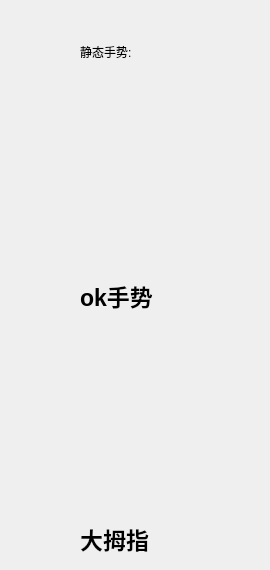
            <widget class="QWidget" name="page">
             <widget class="QWidget" name="verticalLayoutWidget">
              <property name="geometry">
               <rect>
                <x>80</x>
                <y>30</y>
                <width>181</width>
                <height>531</height>
               </rect>
              </property>
              <layout class="QVBoxLayout" name="verticalLayout_6">
               <property name="spacing">
                <number>200</number>
               </property>
               <item>
                <widget class="QLabel" name="label_11">
                 <property name="styleSheet">
                  <string notr="true">font: 30px &quot;微软雅黑&quot;;
color: rgb(0, 0, 0);
qproperty-alignment: 'AlignCenter';</string>
                 </property>
                 <property name="text">
                  <string>静态手势:</string>
                 </property>
                </widget>
               </item>
               <item>
                <widget class="QLabel" name="label_8">
                 <property name="styleSheet">
                  <string notr="true">font: bold 23px;
color: rgb(0, 0, 0);
qproperty-alignment: 'AlignCenter';</string>
                 </property>
                 <property name="text">
                  <string>ok手势</string>
                 </property>
                </widget>
               </item>
               <item>
                <widget class="QLabel" name="label_13">
                 <property name="styleSheet">
                  <string notr="true">font: bold 23px;
color:rgb(0, 0, 0);
qproperty-alignment: 'AlignCenter';</string>
                 </property>
                 <property name="text">
                  <string>大拇指</string>
                 </property>
                </widget>
               </item>
              </layout>
             </widget>
            </widget>
